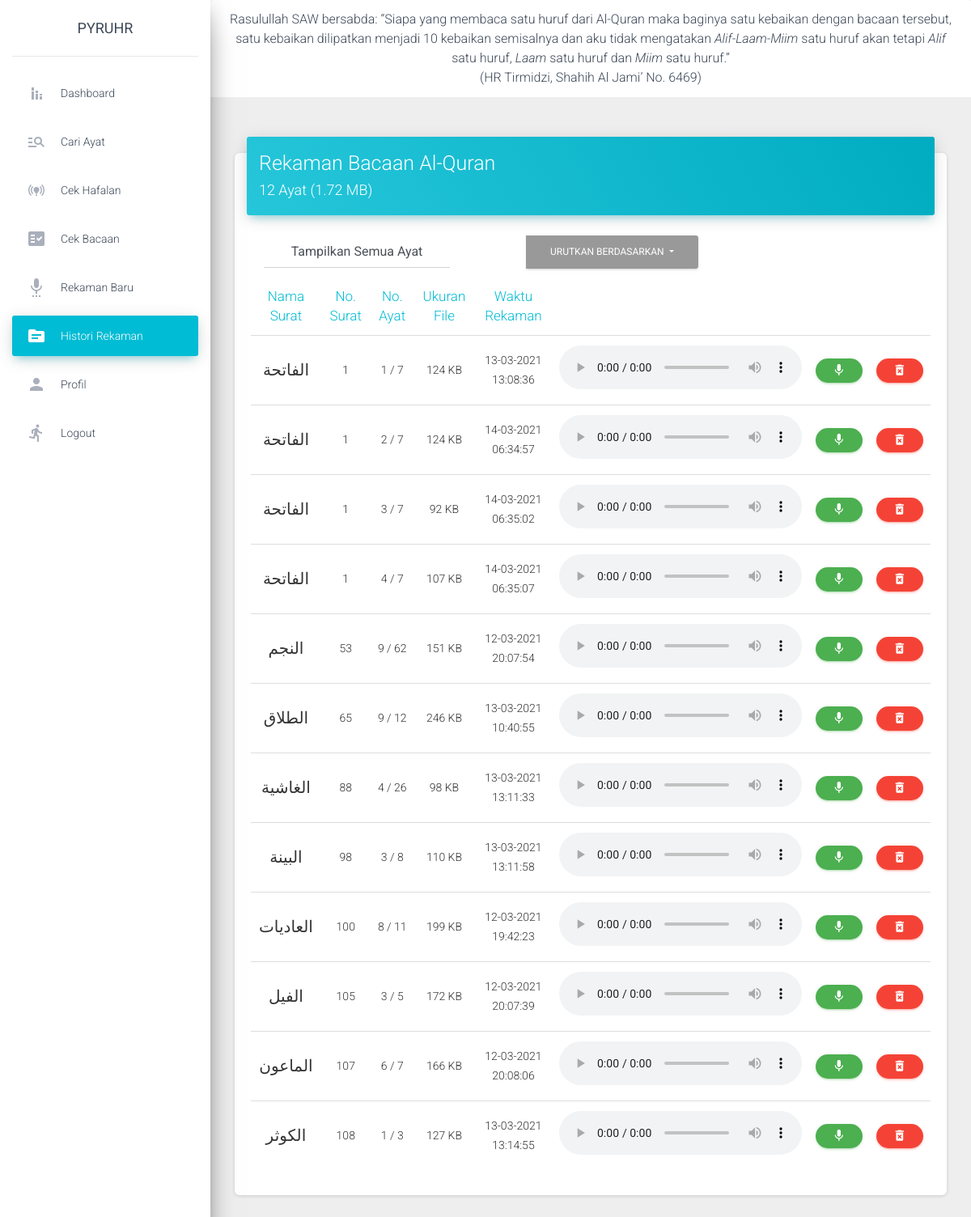
The page /history/surat_ayat (signed in) on the database its author committed.
### koleksi_data/models.py (models this page shows)
class rekaman(models.Model):
	user = models.ForeignKey(User, on_delete=models.PROTECT)
	no_surat = models.IntegerField()
	no_ayat = models.IntegerField()
	ukuran = models.IntegerField()
	filepath = models.CharField(max_length=200)
	waktu = models.DateTimeField(auto_now_add=True)

### koleksi_data/views.py (the view)
# urls.py: path('history/<str:var>', views.history, name='history'),
@login_required(login_url="/login/")
def history(request, var):
    db = rekaman.objects.filter(user=request.user.id).order_by('no_surat', 'no_ayat')
    if var == 'ukuran':
        db = rekaman.objects.filter(user=request.user.id).order_by('-ukuran')
    elif var == 'waktu':
        db = rekaman.objects.filter(user=request.user.id).order_by('-waktu')
    elif var in np.arange(1,115).astype('str'):
        db = rekaman.objects.filter(user=request.user.id, no_surat=int(var))
    ndb = []
    for e in db:
        tmp = {
            'pk': e.pk,
            'no_surat': e.no_surat,
            'no_ayat': e.no_ayat,
            'no_surat__no_ayat': f'{e.no_surat}__{e.no_ayat}',
            'ukuran': e.ukuran,
            'waktu': e.waktu,
            'filepath': f'/{e.filepath}',
            'nama_surat': list_nama_surat_arab[e.no_surat-1],
            'max_ayat': max_ayat[e.no_surat-1],
        }
        ndb.append(tmp)
    try:
        total_size = round(db.aggregate(Sum('ukuran'))['ukuran__sum']/1000, 2)
    except:
        total_size = 0
    data = {
        'db': ndb,
        'total_ayat': db.count(),
        'list_nama_surat': json.dumps(list_nama_surat),
        'total_ukuran': total_size,
        'segment': 'history',
    }
    if var in np.arange(1,115).astype('str'):
        data.update({'selected_surat': list_nama_surat[int(var)-1]})
    else:
        data.update({'selected_surat': 'surat_ayat'})
    return render(request, 'history.html', data)

### templates/history.html (shortened to what this page needs)
{% extends "layouts/base.html" %}
{% block stylesheets %}{% endblock stylesheets %}{% block content %}
        <div class="row" style="margin-top: -7%;">
            <div class="col-md-12">
              <div class="card">
                <div class="card-header card-header-info">
                  <h3 class="card-title">Rekaman Bacaan Al-Quran</h3>
                  <h4 class="card-title">{{ total_ayat }} Ayat ({{ total_ukuran }} MB)</h4>
                </div>
                <div class="card-body">
                  <div class="table-responsive">
                    <div class="btn-group">
                      <div class="col-md-2">
                          <select id="surat_selection" class="form-control text-center" style="width: 230px; font-size: 16px;"></select>
                      </div>
                      <button type="button" class="btn btn-default dropdown-toggle" data-toggle="dropdown" aria-haspopup="true" aria-expanded="false" style="margin-left: 55%;">
                        Urutkan Berdasarkan
                      </button>
                    </div>
                    <table class="table">
                      <thead class=" text-info">
                        <th class="text-center">Nama Surat</th>
                        <th class="text-center">No. Surat</th>
                        <th class="text-center">No. Ayat</th>
                        <th class="text-center">Ukuran File</th>
                        <th class="text-center">Waktu Rekaman</th>
                        <th class="text-center"></th>
                        <th class="text-center"></th>
                        <th class="text-center"></th>
                      </thead>
                      <tbody>
                        {% for e in db %}
                        <tr>
                          <td id="nama_surat" class="text-center" style="font-size: 20px">{{ e.nama_surat }}</td>
                          <td id="no_surat" class="text-center">{{ e.no_surat }}</td>
                          <td id="no_ayat" class="text-center">{{ e.no_ayat }} / {{ e.max_ayat }}</td>
                          <td class="text-center">{{ e.ukuran }} KB</td>
                          <td class="text-center">{{ e.waktu|date:"d-m-Y H:i:s" }}</td>
                          <td class="text-right">
                          <audio id="{{ e.no_surat }}_{{ e.no_ayat }}" src="{{ e.filepath }}" preload="auto" controls="controls"></audio>
                          </td>
                          <td class="text-right">
                            <form action="{% url 'record' e.no_surat__no_ayat %}" method="get">
                              <a class="btn btn-success btn-sm btn-round" href="javascript:;" onclick="if(confirm('rekam ulang?')){parentNode.submit()};">
                                <i class="material-icons">mic</i>
                              </a>
                            </form>
                          </td>
                          <td class="text-left">
                            <form action="{% url 'delete_ayat' e.pk %}" method="post">
                              <a class="btn btn-danger btn-sm btn-round" href="javascript:;" onclick="if(confirm('hapus data audio?')){parentNode.submit()};">
                                <i class="material-icons">delete_forever</i>
                              </a>
                            </form>
                          </td>
                        </tr>
                        {% endfor %}
                      </tbody>
                    </table>
                  </div>
                </div>
              </div>
            </div>
        </div>
{% endblock content %}

### rows shown on the page
rekaman: waktu "13-03-2021 13:08:36"
rekaman: nama_surat "الفاتحة", no_surat "1", no_ayat "2", max_ayat "7", ukuran "124", waktu "14-03-2021 06:34:57"
rekaman: nama_surat "الفاتحة", no_surat "1", no_ayat "3", max_ayat "7", ukuran "92", waktu "14-03-2021 06:35:02"
rekaman: nama_surat "الفاتحة", no_surat "1", no_ayat "4", max_ayat "7", ukuran "107", waktu "14-03-2021 06:35:07"
rekaman: nama_surat "النجم", no_surat "53", no_ayat "9", max_ayat "62", ukuran "151", waktu "12-03-2021 20:07:54"
rekaman: nama_surat "الطلاق", no_surat "65", no_ayat "9", max_ayat "12", ukuran "246", waktu "13-03-2021 10:40:55"
rekaman: nama_surat "الغاشية", no_surat "88", no_ayat "4", max_ayat "26", ukuran "98", waktu "13-03-2021 13:11:33"
rekaman: nama_surat "البينة", no_surat "98", no_ayat "3", max_ayat "8", ukuran "110", waktu "13-03-2021 13:11:58"
rekaman: nama_surat "العاديات", no_surat "100", no_ayat "8", max_ayat "11", ukuran "199", waktu "12-03-2021 19:42:23"
rekaman: nama_surat "الفيل", no_surat "105", no_ayat "3", max_ayat "5", ukuran "172", waktu "12-03-2021 20:07:39"
rekaman: nama_surat "الماعون", no_surat "107", no_ayat "6", max_ayat "7", ukuran "166", waktu "12-03-2021 20:08:06"
rekaman: nama_surat "الكوثر", no_surat "108", no_ayat "1", max_ayat "3", ukuran "127", waktu "13-03-2021 13:14:55"

### other values the page prints
{{ total_ayat }} "12"
{{ total_ukuran }} "1.72"
{{ e.nama_surat }} "الفاتحة"
{{ e.no_surat }} "1"
{{ e.no_ayat }} "1"
{{ e.max_ayat }} "7"
{{ e.ukuran }} "124"
